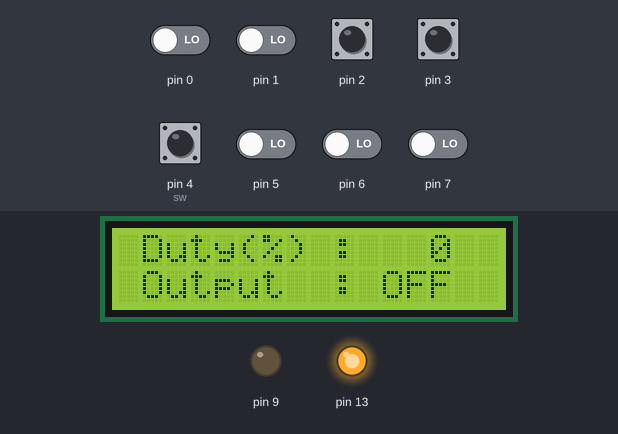
A sketch run on a simulated Arduino Uno, built with avr-gcc and run on an emulated ATmega328P. Parts: 16×2 character LCD, output pins drawn as LEDs (lit = HIGH). Inputs (shaded band) come from the test bench; at power-on: pin 2, pin 3, pin 4 (sw) HIGH, pin 0, pin 1, pin 5–7 LOW. What the sketch prints to the serial monitor is not drawn.

Above: at 2.3 s.
2.4 s: pin 4 (sw) pulled LOW for 0.15 s
At 3.6 s:
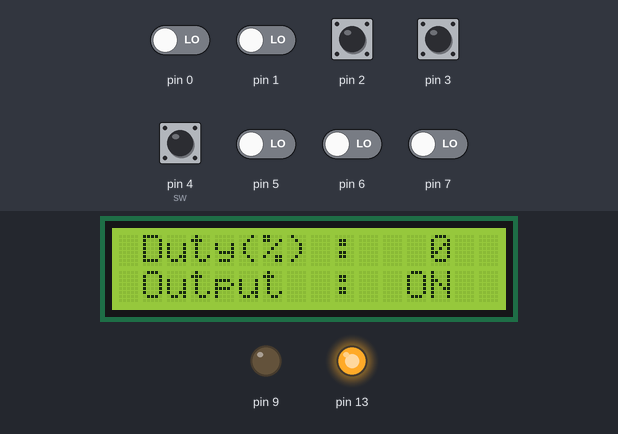
4.0 s: pin 4 (sw) pulled LOW for 1 s
At 4.4 s:
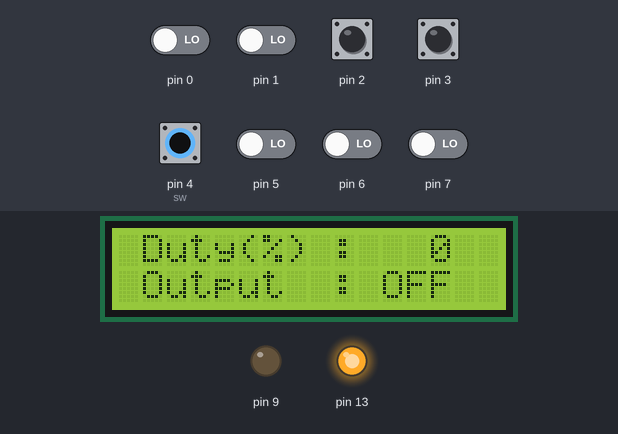
6.5 s: pin 4 (sw) pulled LOW for 3.2 s
At 7.9 s:
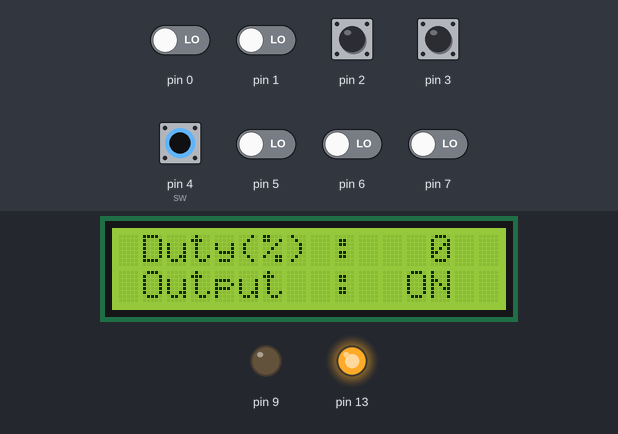
Timing chart, 0 to 9.5 s (numbered marks = the images above; inputs shaded):
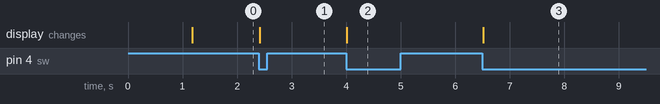

The sketch:

pwmGeneratorForFirstRotary.ino
```cpp
#include <Arduino.h>
#include <Encoder.h>
#include <LiquidCrystal_I2C.h>
#include <Wire.h>

#define CLK 2    // 2번핀을 CLK에 연결
#define DT 3     // 3번핀을 DT에 연결

Encoder myEnc(CLK, DT);
LiquidCrystal_I2C lcd(0x27, 16, 2);

int sw = 4;
int mode = 0;
int modeOverflowCnt = 0;
int encoderBuffer = 0;
int encodercnt = 0;

double sw_time_cur = 0;
double sw_time_last = 0;
int sw_filter_time = 200;


int32_t frequency = 241; //frequency (in Hz)

//PWM
#include <PWM.h>
int pwm = 9;
int pwmdutyper = 0;

//ON&OFF
bool out = false;

long oldPosition  = 0;

void setup() {
  lcd.init();
  lcd.init();

  lcd.backlight();

  pinMode(sw, INPUT);

  InitTimersSafe();
  bool success = SetPinFrequencySafe(pwm, frequency);
  if (success) {
    pinMode(13, OUTPUT);
    digitalWrite(13, HIGH);
  }

  // 시리얼 출력 개시
  Serial.begin(9600);

  lcd.setCursor(1, 0);
  lcd.print("Made by");
  lcd.setCursor(5, 1);
  lcd.print("Angchicken");

  delay(1000);

  lcd.setCursor(1, 0);
  lcd.print("Duty(%) :   0");
  lcd.setCursor(1, 1);
  lcd.print("Output  : OFF   ");
}

void loop() {
  if (digitalRead(sw) == LOW) {
    sw_time_cur = millis();
    if (sw_time_cur - sw_time_last > sw_filter_time) {
      sw_time_last = millis();
      if (out == false) {
        out = true;
        lcd.setCursor(11, 1);
        lcd.print(" ON");
        Serial.print("ON & duty : ");
        Serial.println(pwmdutyper);
        pwmSW();
      }
      else {
        out = false;
        lcd.setCursor(11, 1);
        lcd.print("OFF");
        Serial.println("OFF");
        pwmSW();
      }
    }
    else{
      Serial.println("skiped!!");
    }
    while (1) {
      if (digitalRead(sw) == HIGH)
        break;
    }
  }

  readEncoder();

}

int setduty(int dutyper) {
  int duty = map(dutyper, 0, 99, 0, 255);
  pwmWrite(pwm, duty);
}

void readEncoder() {
  long newPosition = myEnc.read();
  long newPositionDiv4 = newPosition / 4;
  if ((newPosition % 4 == 0) and (newPositionDiv4 != oldPosition)) {
    if (oldPosition > newPositionDiv4) {
      if (mode >= 4) {
        if (modeOverflowCnt > 2) {
          mode = 0;
          Serial.println("mode overflow");
          modeOverflowCnt = 0;
        }
        else {
          mode = 4;
          modeOverflowCnt++;
        }
      }
      else {
        mode++;
        modeOverflowCnt = 0;
      }
      Serial.println(mode);
      pwmMode();
    }
    else if (oldPosition < newPositionDiv4) {
      if (mode <= 0) {
        if (modeOverflowCnt > 2) {
          mode = 4;
          Serial.println("mode overflow");
          modeOverflowCnt = 0;
        }
        else {
          mode = 0;
          modeOverflowCnt++;
        }
      }
      else {
        mode--;
        modeOverflowCnt = 0;
      }
      Serial.println(mode);
      pwmMode();
    }
    else {
      Serial.println("error");
    }
    oldPosition = newPositionDiv4;

  }
}

void pwmSW() {
  if (out == true) {
    setduty(pwmdutyper);
  }
  else {
    setduty(0);
  }
}

void pwmMode() {
  lcd.setCursor(11, 0);
  switch (mode) {
    case 0:
      pwmdutyper = 0;
      lcd.print("  0");
      pwmSW();
      break;
    case 1:
      pwmdutyper = 25;
      lcd.print(" 25");
      pwmSW();
      break;
    case 2:
      pwmdutyper = 50;
      lcd.print(" 50");
      pwmSW();
      break;
    case 3:
      pwmdutyper = 75;
      lcd.print(" 75");
      pwmSW();
      break;
    case 4:
      pwmdutyper = 99;
      lcd.print("100");
      pwmSW();
      break;
    default :
      break;
  }
}
```

Measured:
- after the input at 2.4 s, the display: changes at once (image 1)
- after the input at 4.0 s, the display: changes at once (image 2)
- after the input at 6.5 s, the display: changes at once (image 3)
